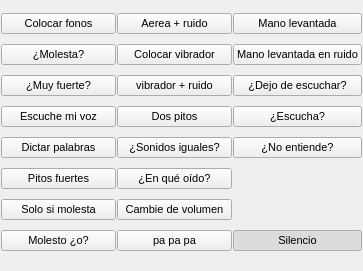
<?xml version="1.0" encoding="UTF-8"?>
<ui version="4.0">
 <class>Form</class>
 <widget class="QWidget" name="Form">
  <property name="geometry">
   <rect>
    <x>0</x>
    <y>0</y>
    <width>363</width>
    <height>271</height>
   </rect>
  </property>
  <property name="windowTitle">
   <string>Form</string>
  </property>
  <layout class="QGridLayout" name="gridLayout">
   <property name="leftMargin">
    <number>1</number>
   </property>
   <property name="topMargin">
    <number>4</number>
   </property>
   <property name="rightMargin">
    <number>1</number>
   </property>
   <property name="bottomMargin">
    <number>4</number>
   </property>
   <property name="spacing">
    <number>1</number>
   </property>
   <item row="14" column="2">
    <widget class="QPushButton" name="btn_act19">
     <property name="font">
      <font>
       <pointsize>8</pointsize>
      </font>
     </property>
     <property name="toolTip">
      <string>&lt;html&gt;&lt;head/&gt;&lt;body&gt;&lt;p&gt;&lt;span style=&quot; background-color:transparent;&quot;&gt;Silencio&lt;/span&gt;&lt;/p&gt;&lt;/body&gt;&lt;/html&gt;</string>
     </property>
     <property name="text">
      <string>Silencio</string>
     </property>
     <property name="checkable">
      <bool>true</bool>
     </property>
     <property name="checked">
      <bool>true</bool>
     </property>
     <property name="autoExclusive">
      <bool>true</bool>
     </property>
     <attribute name="buttonGroup">
      <string notr="true">buttonGroup</string>
     </attribute>
    </widget>
   </item>
   <item row="10" column="0">
    <widget class="QPushButton" name="btn_act5">
     <property name="font">
      <font>
       <pointsize>8</pointsize>
      </font>
     </property>
     <property name="toolTip">
      <string>&lt;html&gt;&lt;head/&gt;&lt;body&gt;&lt;p&gt;&lt;span style=&quot; background-color:transparent;&quot;&gt;AHORA LE VOY A DICTAR UNAS PALABRAS, NECESITO QUE LAS REPITA EN VOZ ALTA Y REPITA SOLO LO QUE ENTIENDA. &lt;/span&gt;&lt;/p&gt;&lt;/body&gt;&lt;/html&gt;</string>
     </property>
     <property name="text">
      <string>Dictar palabras</string>
     </property>
     <property name="checkable">
      <bool>true</bool>
     </property>
     <property name="autoExclusive">
      <bool>true</bool>
     </property>
     <attribute name="buttonGroup">
      <string notr="true">buttonGroup</string>
     </attribute>
    </widget>
   </item>
   <item row="6" column="0">
    <widget class="QPushButton" name="btn_act8">
     <property name="font">
      <font>
       <pointsize>8</pointsize>
      </font>
     </property>
     <property name="toolTip">
      <string>&lt;html&gt;&lt;head/&gt;&lt;body&gt;&lt;p&gt;&lt;span style=&quot; background-color:transparent;&quot;&gt;¿MOLESTA CUANDO LE HABLO?&lt;/span&gt;&lt;/p&gt;&lt;/body&gt;&lt;/html&gt;</string>
     </property>
     <property name="text">
      <string>¿Molesta?</string>
     </property>
     <property name="checkable">
      <bool>true</bool>
     </property>
     <property name="autoExclusive">
      <bool>true</bool>
     </property>
     <attribute name="buttonGroup">
      <string notr="true">buttonGroup</string>
     </attribute>
    </widget>
   </item>
   <item row="12" column="0">
    <widget class="QPushButton" name="btn_act2">
     <property name="font">
      <font>
       <pointsize>8</pointsize>
      </font>
     </property>
     <property name="toolTip">
      <string>&lt;html&gt;&lt;head/&gt;&lt;body&gt;&lt;p&gt;&lt;span style=&quot; background-color:transparent;&quot;&gt;AHORA LE VOY A COLOCAR UNOS PITOS FUERTES, VAN A HACER TODOS FUERTES E IRÁN AUMENTANDO EN VOLUMEN, SERÁN CADA VEZ MÁS FUERTES. NECESITO QUE ME AVISE SI ALGUNO DE ESOS PITOS FUERTES A USTED LE MOLESTA. &lt;/span&gt;&lt;/p&gt;&lt;/body&gt;&lt;/html&gt;</string>
     </property>
     <property name="text">
      <string>Pitos fuertes</string>
     </property>
     <property name="checkable">
      <bool>true</bool>
     </property>
     <property name="autoExclusive">
      <bool>true</bool>
     </property>
     <attribute name="buttonGroup">
      <string notr="true">buttonGroup</string>
     </attribute>
    </widget>
   </item>
   <item row="4" column="0">
    <widget class="QPushButton" name="btn_act1">
     <property name="font">
      <font>
       <pointsize>8</pointsize>
      </font>
     </property>
     <property name="toolTip">
      <string>&lt;html&gt;&lt;head/&gt;&lt;body&gt;&lt;p&gt;&lt;span style=&quot; background-color:transparent;&quot;&gt;LE VOY A COLOCAR ESTOS FONOS, POR ESTOS FONOS USTED VA A ESCUCHAR UNOS PITOS, CADA PITO QUE ESCUCHE NECESITO QUE LEVANTE LA MANO, AUNQUE SUENEN MUY PEQUEÑOS, ME AVISA TODOS LOS PITOS QUE ESCUCHE. &lt;/span&gt;&lt;/p&gt;&lt;/body&gt;&lt;/html&gt;</string>
     </property>
     <property name="text">
      <string>Colocar fonos</string>
     </property>
     <property name="checkable">
      <bool>true</bool>
     </property>
     <property name="autoExclusive">
      <bool>true</bool>
     </property>
     <attribute name="buttonGroup">
      <string notr="true">buttonGroup</string>
     </attribute>
    </widget>
   </item>
   <item row="8" column="0">
    <widget class="QPushButton" name="btn_act7">
     <property name="font">
      <font>
       <pointsize>8</pointsize>
      </font>
     </property>
     <property name="toolTip">
      <string>&lt;html&gt;&lt;head/&gt;&lt;body&gt;&lt;p&gt;&lt;span style=&quot; background-color:transparent;&quot;&gt;¿ESTA MUY FUERTE MI VOZ?&lt;/span&gt;&lt;/p&gt;&lt;/body&gt;&lt;/html&gt;</string>
     </property>
     <property name="text">
      <string>¿Muy fuerte?</string>
     </property>
     <property name="checkable">
      <bool>true</bool>
     </property>
     <property name="autoExclusive">
      <bool>true</bool>
     </property>
     <attribute name="buttonGroup">
      <string notr="true">buttonGroup</string>
     </attribute>
    </widget>
   </item>
   <item row="13" column="0">
    <widget class="QPushButton" name="btn_act3">
     <property name="font">
      <font>
       <pointsize>8</pointsize>
      </font>
     </property>
     <property name="toolTip">
      <string>&lt;html&gt;&lt;head/&gt;&lt;body&gt;&lt;p&gt;&lt;span style=&quot; background-color:transparent;&quot;&gt;SOLO SI MOLESTA EL PITO FUERTE LEVANTE LA MANO. &lt;/span&gt;&lt;/p&gt;&lt;/body&gt;&lt;/html&gt;</string>
     </property>
     <property name="text">
      <string>Solo si molesta</string>
     </property>
     <property name="checkable">
      <bool>true</bool>
     </property>
     <property name="autoExclusive">
      <bool>true</bool>
     </property>
     <attribute name="buttonGroup">
      <string notr="true">buttonGroup</string>
     </attribute>
    </widget>
   </item>
   <item row="14" column="0">
    <widget class="QPushButton" name="pushButton">
     <property name="font">
      <font>
       <pointsize>8</pointsize>
      </font>
     </property>
     <property name="toolTip">
      <string>&lt;html&gt;&lt;head/&gt;&lt;body&gt;&lt;p&gt;&lt;span style=&quot; background-color:transparent;&quot;&gt;¿ESE SONIDO LE MOLESTO O SOLO LO ESCUCHO FUERTE?&lt;/span&gt;&lt;/p&gt;&lt;/body&gt;&lt;/html&gt;</string>
     </property>
     <property name="text">
      <string>Molesto ¿o?</string>
     </property>
     <property name="checkable">
      <bool>true</bool>
     </property>
     <property name="autoExclusive">
      <bool>true</bool>
     </property>
     <attribute name="buttonGroup">
      <string notr="true">buttonGroup</string>
     </attribute>
    </widget>
   </item>
   <item row="9" column="0">
    <widget class="QPushButton" name="btn_act4">
     <property name="font">
      <font>
       <pointsize>8</pointsize>
      </font>
     </property>
     <property name="toolTip">
      <string>&lt;html&gt;&lt;head/&gt;&lt;body&gt;&lt;p&gt;&lt;span style=&quot; background-color:transparent;&quot;&gt;APENAS ESCUCHE MI VOZ, LEVANTE LA MANO. &lt;/span&gt;&lt;/p&gt;&lt;/body&gt;&lt;/html&gt;</string>
     </property>
     <property name="text">
      <string>Escuche mi voz</string>
     </property>
     <property name="checkable">
      <bool>true</bool>
     </property>
     <property name="autoExclusive">
      <bool>true</bool>
     </property>
     <attribute name="buttonGroup">
      <string notr="true">buttonGroup</string>
     </attribute>
    </widget>
   </item>
   <item row="8" column="1">
    <widget class="QPushButton" name="btn_act18">
     <property name="font">
      <font>
       <pointsize>8</pointsize>
      </font>
     </property>
     <property name="toolTip">
      <string>&lt;html&gt;&lt;head/&gt;&lt;body&gt;&lt;p&gt;&lt;span style=&quot; background-color:transparent;&quot;&gt;LE VOY A COLOCAR ESTE APARATO DETRÁS DE SU OREJA, NECESITO QUE ME AVISE LOS PITOS AUNQUE SUENEN MUY BAJITOS. POR LA OTRA OREJA VA UN RUIDO, A ESE RUIDO NECESITO QUE NO LE HAGA CASO Y ME SIGA AVISANDO LOS PITOS QUE ESCUCHE.&lt;/span&gt;&lt;/p&gt;&lt;/body&gt;&lt;/html&gt;</string>
     </property>
     <property name="text">
      <string>vibrador + ruido</string>
     </property>
     <property name="checkable">
      <bool>true</bool>
     </property>
     <property name="autoExclusive">
      <bool>true</bool>
     </property>
     <attribute name="buttonGroup">
      <string notr="true">buttonGroup</string>
     </attribute>
    </widget>
   </item>
   <item row="6" column="1">
    <widget class="QPushButton" name="btn_act17">
     <property name="font">
      <font>
       <pointsize>8</pointsize>
      </font>
     </property>
     <property name="toolTip">
      <string>&lt;html&gt;&lt;head/&gt;&lt;body&gt;&lt;p&gt;&lt;span style=&quot; background-color:transparent;&quot;&gt;LE VOY A COLOCAR ESTE APARATO DETRÁS DE SU OREJA, NECESITO QUE ME AVISE LOS PITOS IGUAL QUE AL COMIENZO DEL EXAMEN, AUNQUE SUENEN MUY BAJOS.&lt;/span&gt;&lt;/p&gt;&lt;/body&gt;&lt;/html&gt;</string>
     </property>
     <property name="text">
      <string>Colocar vibrador</string>
     </property>
     <property name="checkable">
      <bool>true</bool>
     </property>
     <property name="autoExclusive">
      <bool>true</bool>
     </property>
     <attribute name="buttonGroup">
      <string notr="true">buttonGroup</string>
     </attribute>
    </widget>
   </item>
   <item row="4" column="1">
    <widget class="QPushButton" name="pushButton_2">
     <property name="font">
      <font>
       <pointsize>8</pointsize>
      </font>
     </property>
     <property name="toolTip">
      <string>&lt;html&gt;&lt;head/&gt;&lt;body&gt;&lt;p&gt;&lt;span style=&quot; background-color:transparent;&quot;&gt;AHORA VA ESCUCHAR UN RUIDO POR LA OTRA OREJITA, NECESITO QUE NO LE HAGA CASO A ESE RUIDO Y ME SIGA AVISANDO LOS SONIDOS DE ESTA OREJITA&lt;/span&gt;&lt;/p&gt;&lt;/body&gt;&lt;/html&gt;</string>
     </property>
     <property name="text">
      <string>Aerea + ruido</string>
     </property>
     <property name="checkable">
      <bool>true</bool>
     </property>
     <property name="autoExclusive">
      <bool>true</bool>
     </property>
     <attribute name="buttonGroup">
      <string notr="true">buttonGroup</string>
     </attribute>
    </widget>
   </item>
   <item row="9" column="1">
    <widget class="QPushButton" name="btn_act12">
     <property name="font">
      <font>
       <pointsize>8</pointsize>
      </font>
     </property>
     <property name="toolTip">
      <string>&lt;html&gt;&lt;head/&gt;&lt;body&gt;&lt;p&gt;&lt;span style=&quot; background-color:transparent;&quot;&gt;VA A ESCUCHAR DOS PITOS, DE FORMA ALTERNADA, UN OÍDO PRIMERO Y OTRO DESPUÉS. NECESITO QUE ME DIGA SI LOS ESCUCHA IGUAL EN VOLUMEN O UNO MÁS FUERTE QUE OTRO. &lt;/span&gt;&lt;/p&gt;&lt;/body&gt;&lt;/html&gt;</string>
     </property>
     <property name="text">
      <string>Dos pitos</string>
     </property>
     <property name="checkable">
      <bool>true</bool>
     </property>
     <property name="autoExclusive">
      <bool>true</bool>
     </property>
     <attribute name="buttonGroup">
      <string notr="true">buttonGroup</string>
     </attribute>
    </widget>
   </item>
   <item row="10" column="1">
    <widget class="QPushButton" name="btn_act14">
     <property name="font">
      <font>
       <pointsize>8</pointsize>
      </font>
     </property>
     <property name="toolTip">
      <string>&lt;html&gt;&lt;head/&gt;&lt;body&gt;&lt;p&gt;&lt;span style=&quot; background-color:transparent;&quot;&gt;¿LOS ESCUCHO IGUALES? &lt;/span&gt;&lt;/p&gt;&lt;/body&gt;&lt;/html&gt;</string>
     </property>
     <property name="text">
      <string>¿Sonidos iguales?</string>
     </property>
     <property name="checkable">
      <bool>true</bool>
     </property>
     <property name="autoExclusive">
      <bool>true</bool>
     </property>
     <attribute name="buttonGroup">
      <string notr="true">buttonGroup</string>
     </attribute>
    </widget>
   </item>
   <item row="13" column="1">
    <widget class="QPushButton" name="btn_act15">
     <property name="font">
      <font>
       <pointsize>8</pointsize>
      </font>
     </property>
     <property name="toolTip">
      <string>&lt;html&gt;&lt;head/&gt;&lt;body&gt;&lt;p&gt;&lt;span style=&quot; background-color:transparent;&quot;&gt;VA ESCUCHAR UN PITO DE FORMA CONTINUA. NECESITO QUE ME AVISE CUANDO ESE PITO CAMBIE DE VOLUMEN LEVANTANDO LA MANO CADA VEZ QUE OCURRA. &lt;/span&gt;&lt;/p&gt;&lt;/body&gt;&lt;/html&gt;</string>
     </property>
     <property name="text">
      <string>Cambie de volumen</string>
     </property>
     <property name="checkable">
      <bool>true</bool>
     </property>
     <property name="autoExclusive">
      <bool>true</bool>
     </property>
     <attribute name="buttonGroup">
      <string notr="true">buttonGroup</string>
     </attribute>
    </widget>
   </item>
   <item row="12" column="1">
    <widget class="QPushButton" name="btn_act13">
     <property name="font">
      <font>
       <pointsize>8</pointsize>
      </font>
     </property>
     <property name="toolTip">
      <string>&lt;html&gt;&lt;head/&gt;&lt;body&gt;&lt;p&gt;&lt;span style=&quot; background-color:transparent;&quot;&gt;¿QUÉ OÍDO ESCUCHO MÁS FUERTE?&lt;/span&gt;&lt;/p&gt;&lt;/body&gt;&lt;/html&gt;</string>
     </property>
     <property name="text">
      <string>¿En qué oído?</string>
     </property>
     <property name="checkable">
      <bool>true</bool>
     </property>
     <property name="autoExclusive">
      <bool>true</bool>
     </property>
     <attribute name="buttonGroup">
      <string notr="true">buttonGroup</string>
     </attribute>
    </widget>
   </item>
   <item row="9" column="2">
    <widget class="QPushButton" name="btn_act6">
     <property name="font">
      <font>
       <pointsize>8</pointsize>
      </font>
     </property>
     <property name="toolTip">
      <string>&lt;html&gt;&lt;head/&gt;&lt;body&gt;&lt;p&gt;&lt;span style=&quot; background-color:transparent;&quot;&gt;¿ME ESCUCHA?&lt;/span&gt;&lt;/p&gt;&lt;/body&gt;&lt;/html&gt;</string>
     </property>
     <property name="text">
      <string>¿Escucha?</string>
     </property>
     <property name="checkable">
      <bool>true</bool>
     </property>
     <property name="autoExclusive">
      <bool>true</bool>
     </property>
     <attribute name="buttonGroup">
      <string notr="true">buttonGroup</string>
     </attribute>
    </widget>
   </item>
   <item row="8" column="2">
    <widget class="QPushButton" name="btn_act11">
     <property name="font">
      <font>
       <pointsize>8</pointsize>
      </font>
     </property>
     <property name="toolTip">
      <string>&lt;html&gt;&lt;head/&gt;&lt;body&gt;&lt;p&gt;&lt;span style=&quot; background-color:transparent;&quot;&gt;¿LO DEJÓ DE ESCUCHAR?&lt;/span&gt;&lt;/p&gt;&lt;/body&gt;&lt;/html&gt;</string>
     </property>
     <property name="text">
      <string>¿Dejo de escuchar?</string>
     </property>
     <property name="checkable">
      <bool>true</bool>
     </property>
     <property name="autoExclusive">
      <bool>true</bool>
     </property>
     <attribute name="buttonGroup">
      <string notr="true">buttonGroup</string>
     </attribute>
    </widget>
   </item>
   <item row="6" column="2">
    <widget class="QPushButton" name="btn_act16">
     <property name="font">
      <font>
       <pointsize>8</pointsize>
      </font>
     </property>
     <property name="toolTip">
      <string>&lt;html&gt;&lt;head/&gt;&lt;body&gt;&lt;p&gt;&lt;span style=&quot; background-color:transparent;&quot;&gt;VA A ESCUCHAR UN PITO POR UN OÍDO Y, POR EL OTRO OÍDO, UN RUIDO. NO LE HAGA CASO AL RUIDO. MANTENGA LA MANO LEVANTADA TODO EL RATO QUE ESCUCHE EL PITO, AUNQUE SE ESCUCHE MÁS BAJITO. BAJE LA MANO SOLO SI EL PITO DESAPARECE DEL TODO. &lt;/span&gt;&lt;/p&gt;&lt;/body&gt;&lt;/html&gt;</string>
     </property>
     <property name="text">
      <string>Mano levantada en ruido</string>
     </property>
     <property name="checkable">
      <bool>true</bool>
     </property>
     <property name="autoExclusive">
      <bool>true</bool>
     </property>
     <attribute name="buttonGroup">
      <string notr="true">buttonGroup</string>
     </attribute>
    </widget>
   </item>
   <item row="4" column="2">
    <widget class="QPushButton" name="btn_act10">
     <property name="font">
      <font>
       <pointsize>8</pointsize>
      </font>
     </property>
     <property name="toolTip">
      <string>&lt;html&gt;&lt;head/&gt;&lt;body&gt;&lt;p&gt;&lt;span style=&quot; background-color:transparent;&quot;&gt;VA A ESCUCHAR UN PITO CONTINUO, NECESITO QUE MANTENGA LA MANO LEVANTADA TODO EL MOMENTO QUE ESCUCHE EL PITO. SI LO DEJA DE ESCUCHAR BAJA LA MANO. SI LO ESCUCHA MÁS DESPACIO MANTENGA LA MANO LEVANTADA. &lt;/span&gt;&lt;/p&gt;&lt;/body&gt;&lt;/html&gt;</string>
     </property>
     <property name="text">
      <string>Mano levantada</string>
     </property>
     <property name="checkable">
      <bool>true</bool>
     </property>
     <property name="autoExclusive">
      <bool>true</bool>
     </property>
     <attribute name="buttonGroup">
      <string notr="true">buttonGroup</string>
     </attribute>
    </widget>
   </item>
   <item row="10" column="2">
    <widget class="QPushButton" name="btn_act9">
     <property name="font">
      <font>
       <pointsize>8</pointsize>
      </font>
     </property>
     <property name="toolTip">
      <string>&lt;html&gt;&lt;head/&gt;&lt;body&gt;&lt;p&gt;&lt;span style=&quot; background-color:transparent;&quot;&gt;¿ESCUCHA PERO NO ENTIENDE?&lt;/span&gt;&lt;/p&gt;&lt;/body&gt;&lt;/html&gt;</string>
     </property>
     <property name="text">
      <string>¿No entiende?</string>
     </property>
     <property name="checkable">
      <bool>true</bool>
     </property>
     <property name="autoExclusive">
      <bool>true</bool>
     </property>
     <attribute name="buttonGroup">
      <string notr="true">buttonGroup</string>
     </attribute>
    </widget>
   </item>
   <item row="14" column="1">
    <widget class="QPushButton" name="pushButton_3">
     <property name="font">
      <font>
       <pointsize>8</pointsize>
      </font>
     </property>
     <property name="text">
      <string>pa pa pa</string>
     </property>
     <property name="checkable">
      <bool>true</bool>
     </property>
     <property name="autoExclusive">
      <bool>true</bool>
     </property>
     <attribute name="buttonGroup">
      <string notr="true">buttonGroup</string>
     </attribute>
    </widget>
   </item>
  </layout>
 </widget>
 <resources/>
 <connections/>
 <buttongroups>
  <buttongroup name="buttonGroup"/>
 </buttongroups>
</ui>
